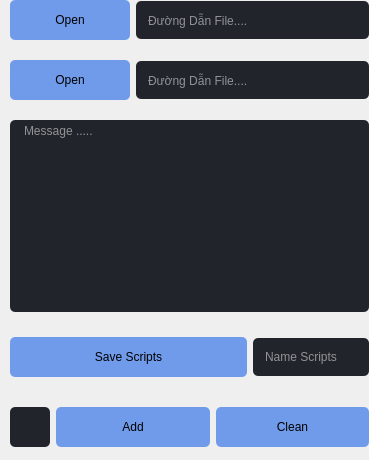
                       <widget class="QWidget" name="stackedWidget_19Page1">
                        <property name="styleSheet">
                         <string notr="true">QPlainTextEdit {
font: 10pt &quot;Alata&quot;;
background-color: rgb(52, 59, 72);
color: rgb(255, 255, 255);
	border-radius: 5px;

	padding-left: 10px;
}
QPlainTextEdit:hover {
	border: 2px solid rgb(64, 71, 88);
}
QPlainTextEdit:focus {
	border: 2px solid rgb(91, 101, 124);
}</string>
                        </property>
                        <layout class="QVBoxLayout" name="verticalLayout_16">
                         <property name="spacing">
                          <number>20</number>
                         </property>
                         <property name="leftMargin">
                          <number>10</number>
                         </property>
                         <property name="topMargin">
                          <number>0</number>
                         </property>
                         <property name="rightMargin">
                          <number>0</number>
                         </property>
                         <property name="bottomMargin">
                          <number>8</number>
                         </property>
                         <item alignment="Qt::AlignTop">
                          <widget class="QWidget" name="widget_54" native="true">
                           <layout class="QHBoxLayout" name="horizontalLayout_42">
                            <property name="leftMargin">
                             <number>0</number>
                            </property>
                            <property name="topMargin">
                             <number>0</number>
                            </property>
                            <property name="rightMargin">
                             <number>0</number>
                            </property>
                            <property name="bottomMargin">
                             <number>0</number>
                            </property>
                            <item>
                             <widget class="QPushButton" name="pushButton_42">
                              <property name="minimumSize">
                               <size>
                                <width>120</width>
                                <height>40</height>
                               </size>
                              </property>
                              <property name="maximumSize">
                               <size>
                                <width>16777215</width>
                                <height>16777215</height>
                               </size>
                              </property>
                              <property name="styleSheet">
                               <string notr="true">QPushButton:pressed {
font: 10pt &quot;Alata&quot;;
    background-color: qlineargradient(spread:pad, x1:0, y1:0, x2:0, y2:1,   stop:0 rgba(60, 186, 162, 255), stop:1 rgba(98, 211, 162, 255))
}
QPushButton {
   
	background-color: rgb(111, 155, 234);
     border-radius: 5px;
}

QPushButton:disabled {
    background-color: rgb(170, 170, 127)
}</string>
                              </property>
                              <property name="text">
                               <string>Open</string>
                              </property>
                             </widget>
                            </item>
                            <item>
                             <widget class="QLineEdit" name="lineEdit_22">
                              <property name="minimumSize">
                               <size>
                                <width>0</width>
                                <height>38</height>
                               </size>
                              </property>
                              <property name="styleSheet">
                               <string notr="true">
QLineEdit {
background-color: rgb(33, 37, 43);
font: 9pt &quot;Alata&quot;;
color: rgb(255, 255, 255);
	border-radius: 5px;

	padding-left: 10px;
}
QLineEdit:hover {
	border: 2px solid rgb(64, 71, 88);
}
QLineEdit:focus {
	border: 2px solid rgb(91, 101, 124);
}</string>
                              </property>
                              <property name="placeholderText">
                               <string>Đường Dẫn File....</string>
                              </property>
                             </widget>
                            </item>
                           </layout>
                          </widget>
                         </item>
                         <item alignment="Qt::AlignTop">
                          <widget class="QWidget" name="widget_55" native="true">
                           <layout class="QHBoxLayout" name="horizontalLayout_43">
                            <property name="leftMargin">
                             <number>0</number>
                            </property>
                            <property name="topMargin">
                             <number>0</number>
                            </property>
                            <property name="rightMargin">
                             <number>0</number>
                            </property>
                            <property name="bottomMargin">
                             <number>0</number>
                            </property>
                            <item>
                             <widget class="QPushButton" name="pushButton_43">
                              <property name="minimumSize">
                               <size>
                                <width>120</width>
                                <height>40</height>
                               </size>
                              </property>
                              <property name="maximumSize">
                               <size>
                                <width>16777215</width>
                                <height>16777215</height>
                               </size>
                              </property>
                              <property name="styleSheet">
                               <string notr="true">QPushButton:pressed {
font: 10pt &quot;Alata&quot;;
    background-color: qlineargradient(spread:pad, x1:0, y1:0, x2:0, y2:1,   stop:0 rgba(60, 186, 162, 255), stop:1 rgba(98, 211, 162, 255))
}
QPushButton {
   
	background-color: rgb(111, 155, 234);
     border-radius: 5px;
}

QPushButton:disabled {
    background-color: rgb(170, 170, 127)
}</string>
                              </property>
                              <property name="text">
                               <string>Open</string>
                              </property>
                             </widget>
                            </item>
                            <item>
                             <widget class="QLineEdit" name="lineEdit_23">
                              <property name="minimumSize">
                               <size>
                                <width>0</width>
                                <height>38</height>
                               </size>
                              </property>
                              <property name="styleSheet">
                               <string notr="true">
QLineEdit {
background-color: rgb(33, 37, 43);
font: 9pt &quot;Alata&quot;;
color: rgb(255, 255, 255);
	border-radius: 5px;

	padding-left: 10px;
}
QLineEdit:hover {
	border: 2px solid rgb(64, 71, 88);
}
QLineEdit:focus {
	border: 2px solid rgb(91, 101, 124);
}</string>
                              </property>
                              <property name="placeholderText">
                               <string>Đường Dẫn File....</string>
                              </property>
                             </widget>
                            </item>
                           </layout>
                          </widget>
                         </item>
                         <item>
                          <widget class="QWidget" name="widget_19" native="true">
                           <layout class="QHBoxLayout" name="horizontalLayout_44">
                            <property name="leftMargin">
                             <number>0</number>
                            </property>
                            <property name="topMargin">
                             <number>0</number>
                            </property>
                            <property name="rightMargin">
                             <number>0</number>
                            </property>
                            <property name="bottomMargin">
                             <number>0</number>
                            </property>
                            <item>
                             <widget class="QPlainTextEdit" name="plainTextEdit_10">
                              <property name="styleSheet">
                               <string notr="true">background-color: rgb(33, 37, 43);</string>
                              </property>
                              <property name="placeholderText">
                               <string>Message .....</string>
                              </property>
                             </widget>
                            </item>
                           </layout>
                          </widget>
                         </item>
                         <item>
                          <widget class="QWidget" name="widget_23" native="true">
                           <property name="minimumSize">
                            <size>
                             <width>0</width>
                             <height>50</height>
                            </size>
                           </property>
                           <layout class="QHBoxLayout" name="horizontalLayout_47">
                            <property name="leftMargin">
                             <number>0</number>
                            </property>
                            <property name="topMargin">
                             <number>0</number>
                            </property>
                            <property name="rightMargin">
                             <number>0</number>
                            </property>
                            <property name="bottomMargin">
                             <number>0</number>
                            </property>
                            <item>
                             <widget class="QPushButton" name="pushButton_45">
                              <property name="minimumSize">
                               <size>
                                <width>237</width>
                                <height>40</height>
                               </size>
                              </property>
                              <property name="styleSheet">
                               <string notr="true">QPushButton:pressed {
font: 10pt &quot;Alata&quot;;
    background-color: qlineargradient(spread:pad, x1:0, y1:0, x2:0, y2:1,   stop:0 rgba(60, 186, 162, 255), stop:1 rgba(98, 211, 162, 255))
}
QPushButton {
   
	background-color: rgb(111, 155, 234);
     border-radius: 5px;
}

QPushButton:disabled {
    background-color: rgb(170, 170, 127)
}</string>
                              </property>
                              <property name="text">
                               <string>Save Scripts</string>
                              </property>
                             </widget>
                            </item>
                            <item>
                             <widget class="QLineEdit" name="lineEdit_25">
                              <property name="minimumSize">
                               <size>
                                <width>0</width>
                                <height>38</height>
                               </size>
                              </property>
                              <property name="styleSheet">
                               <string notr="true">
QLineEdit {
background-color: rgb(33, 37, 43);
font: 9pt &quot;Alata&quot;;
color: rgb(255, 255, 255);
	border-radius: 5px;

	padding-left: 10px;
}
QLineEdit:hover {
	border: 2px solid rgb(64, 71, 88);
}
QLineEdit:focus {
	border: 2px solid rgb(91, 101, 124);
}</string>
                              </property>
                              <property name="placeholderText">
                               <string>Name Scripts</string>
                              </property>
                             </widget>
                            </item>
                           </layout>
                          </widget>
                         </item>
                         <item>
                          <widget class="QWidget" name="widget_20" native="true">
                           <property name="minimumSize">
                            <size>
                             <width>0</width>
                             <height>50</height>
                            </size>
                           </property>
                           <property name="styleSheet">
                            <string notr="true">QPushButton:pressed {
font: 10pt &quot;Alata&quot;;
    background-color: qlineargradient(spread:pad, x1:0, y1:0, x2:0, y2:1,   stop:0 rgba(60, 186, 162, 255), stop:1 rgba(98, 211, 162, 255))
}
QPushButton {
   
	background-color: rgb(111, 155, 234);
     border-radius: 5px;
}

QPushButton:disabled {
    background-color: rgb(170, 170, 127)
}</string>
                           </property>
                           <layout class="QHBoxLayout" name="horizontalLayout_46">
                            <property name="leftMargin">
                             <number>0</number>
                            </property>
                            <property name="topMargin">
                             <number>0</number>
                            </property>
                            <property name="rightMargin">
                             <number>0</number>
                            </property>
                            <property name="bottomMargin">
                             <number>0</number>
                            </property>
                            <item>
                             <widget class="QPushButton" name="pushButton_32">
                              <property name="minimumSize">
                               <size>
                                <width>40</width>
                                <height>40</height>
                               </size>
                              </property>
                              <property name="maximumSize">
                               <size>
                                <width>40</width>
                                <height>40</height>
                               </size>
                              </property>
                              <property name="styleSheet">
                               <string notr="true">background-color: rgb(33, 37, 43);</string>
                              </property>
                              <property name="text">
                               <string/>
                              </property>
                              <property name="icon">
                               <iconset resource="res.qrc">
                                <normaloff>:/16x16/Assets/icon_16x16/6737974021623860963-128.png</normaloff>:/16x16/Assets/icon_16x16/6737974021623860963-128.png</iconset>
                              </property>
                             </widget>
                            </item>
                            <item>
                             <widget class="QPushButton" name="pushButton_29">
                              <property name="minimumSize">
                               <size>
                                <width>0</width>
                                <height>40</height>
                               </size>
                              </property>
                              <property name="styleSheet">
                               <string notr="true"/>
                              </property>
                              <property name="text">
                               <string>Add</string>
                              </property>
                             </widget>
                            </item>
                            <item>
                             <widget class="QPushButton" name="pushButton_44">
                              <property name="minimumSize">
                               <size>
                                <width>0</width>
                                <height>40</height>
                               </size>
                              </property>
                              <property name="text">
                               <string>Clean</string>
                              </property>
                             </widget>
                            </item>
                           </layout>
                          </widget>
                         </item>
                        </layout>
                       </widget>
